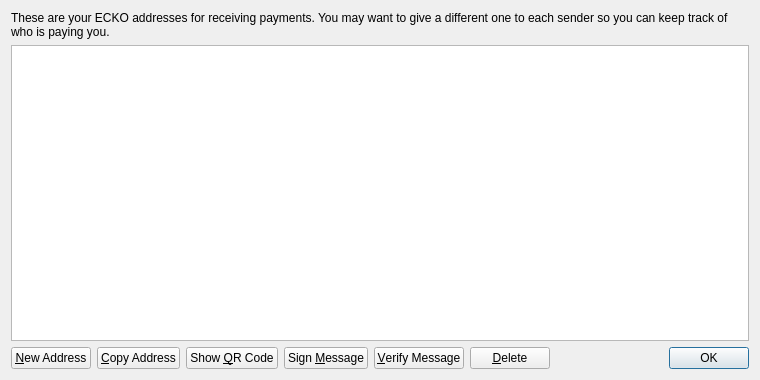
<?xml version="1.0" encoding="UTF-8"?>
<ui version="4.0">
 <class>AddressBookPage</class>
 <widget class="QWidget" name="AddressBookPage">
  <property name="geometry">
   <rect>
    <x>0</x>
    <y>0</y>
    <width>760</width>
    <height>380</height>
   </rect>
  </property>
  <property name="windowTitle">
   <string>Address Book</string>
  </property>
  <layout class="QVBoxLayout" name="verticalLayout">
   <item>
    <widget class="QLabel" name="labelExplanation">
     <property name="text">
      <string>These are your ECKO addresses for receiving payments. You may want to give a different one to each sender so you can keep track of who is paying you.</string>
     </property>
     <property name="textFormat">
      <enum>Qt::PlainText</enum>
     </property>
     <property name="wordWrap">
      <bool>true</bool>
     </property>
    </widget>
   </item>
   <item>
    <widget class="QTableView" name="tableView">
     <property name="contextMenuPolicy">
      <enum>Qt::CustomContextMenu</enum>
     </property>
     <property name="toolTip">
      <string>Double-click to edit address or label</string>
     </property>
     <property name="tabKeyNavigation">
      <bool>false</bool>
     </property>
     <property name="selectionMode">
      <enum>QAbstractItemView::SingleSelection</enum>
     </property>
     <property name="selectionBehavior">
      <enum>QAbstractItemView::SelectRows</enum>
     </property>
     <property name="sortingEnabled">
      <bool>true</bool>
     </property>
     <attribute name="verticalHeaderVisible">
      <bool>false</bool>
     </attribute>
    </widget>
   </item>
   <item>
    <layout class="QHBoxLayout" name="horizontalLayout">
     <item>
      <widget class="QPushButton" name="newAddressButton">
       <property name="toolTip">
        <string>Create a new address</string>
       </property>
       <property name="text">
        <string>&amp;New Address</string>
       </property>
      </widget>
     </item>
     <item>
      <widget class="QPushButton" name="copyToClipboard">
       <property name="toolTip">
        <string>Copy the currently selected address to the system clipboard</string>
       </property>
       <property name="text">
        <string>&amp;Copy Address</string>
       </property>
      </widget>
     </item>
     <item>
      <widget class="QPushButton" name="showQRCode">
       <property name="text">
        <string>Show &amp;QR Code</string>
       </property>
      </widget>
     </item>
     <item>
      <widget class="QPushButton" name="signMessage">
       <property name="toolTip">
        <string>Sign a message to prove you own a ECKO address</string>
       </property>
       <property name="text">
        <string>Sign &amp;Message</string>
       </property>
      </widget>
     </item>
     <item>
      <widget class="QPushButton" name="verifyMessage">
       <property name="toolTip">
        <string>Verify a message to ensure it was signed with a specified ECKO address</string>
       </property>
       <property name="text">
        <string>&amp;Verify Message</string>
       </property>
      </widget>
     </item>
     <item>
      <widget class="QPushButton" name="deleteButton">
       <property name="toolTip">
        <string>Delete the currently selected address from the list</string>
       </property>
       <property name="text">
        <string>&amp;Delete</string>
       </property>
      </widget>
     </item>
     <item>
      <spacer name="horizontalSpacer">
       <property name="orientation">
        <enum>Qt::Horizontal</enum>
       </property>
       <property name="sizeHint" stdset="0">
        <size>
         <width>40</width>
         <height>20</height>
        </size>
       </property>
      </spacer>
     </item>
     <item>
      <widget class="QDialogButtonBox" name="buttonBox">
       <property name="sizePolicy">
        <sizepolicy hsizetype="Maximum" vsizetype="Fixed">
         <horstretch>0</horstretch>
         <verstretch>0</verstretch>
        </sizepolicy>
       </property>
       <property name="standardButtons">
        <set>QDialogButtonBox::Ok</set>
       </property>
      </widget>
     </item>
    </layout>
   </item>
  </layout>
 </widget>
 <resources>
  <include location="../bitcoin.qrc"/>
 </resources>
 <connections/>
</ui>
